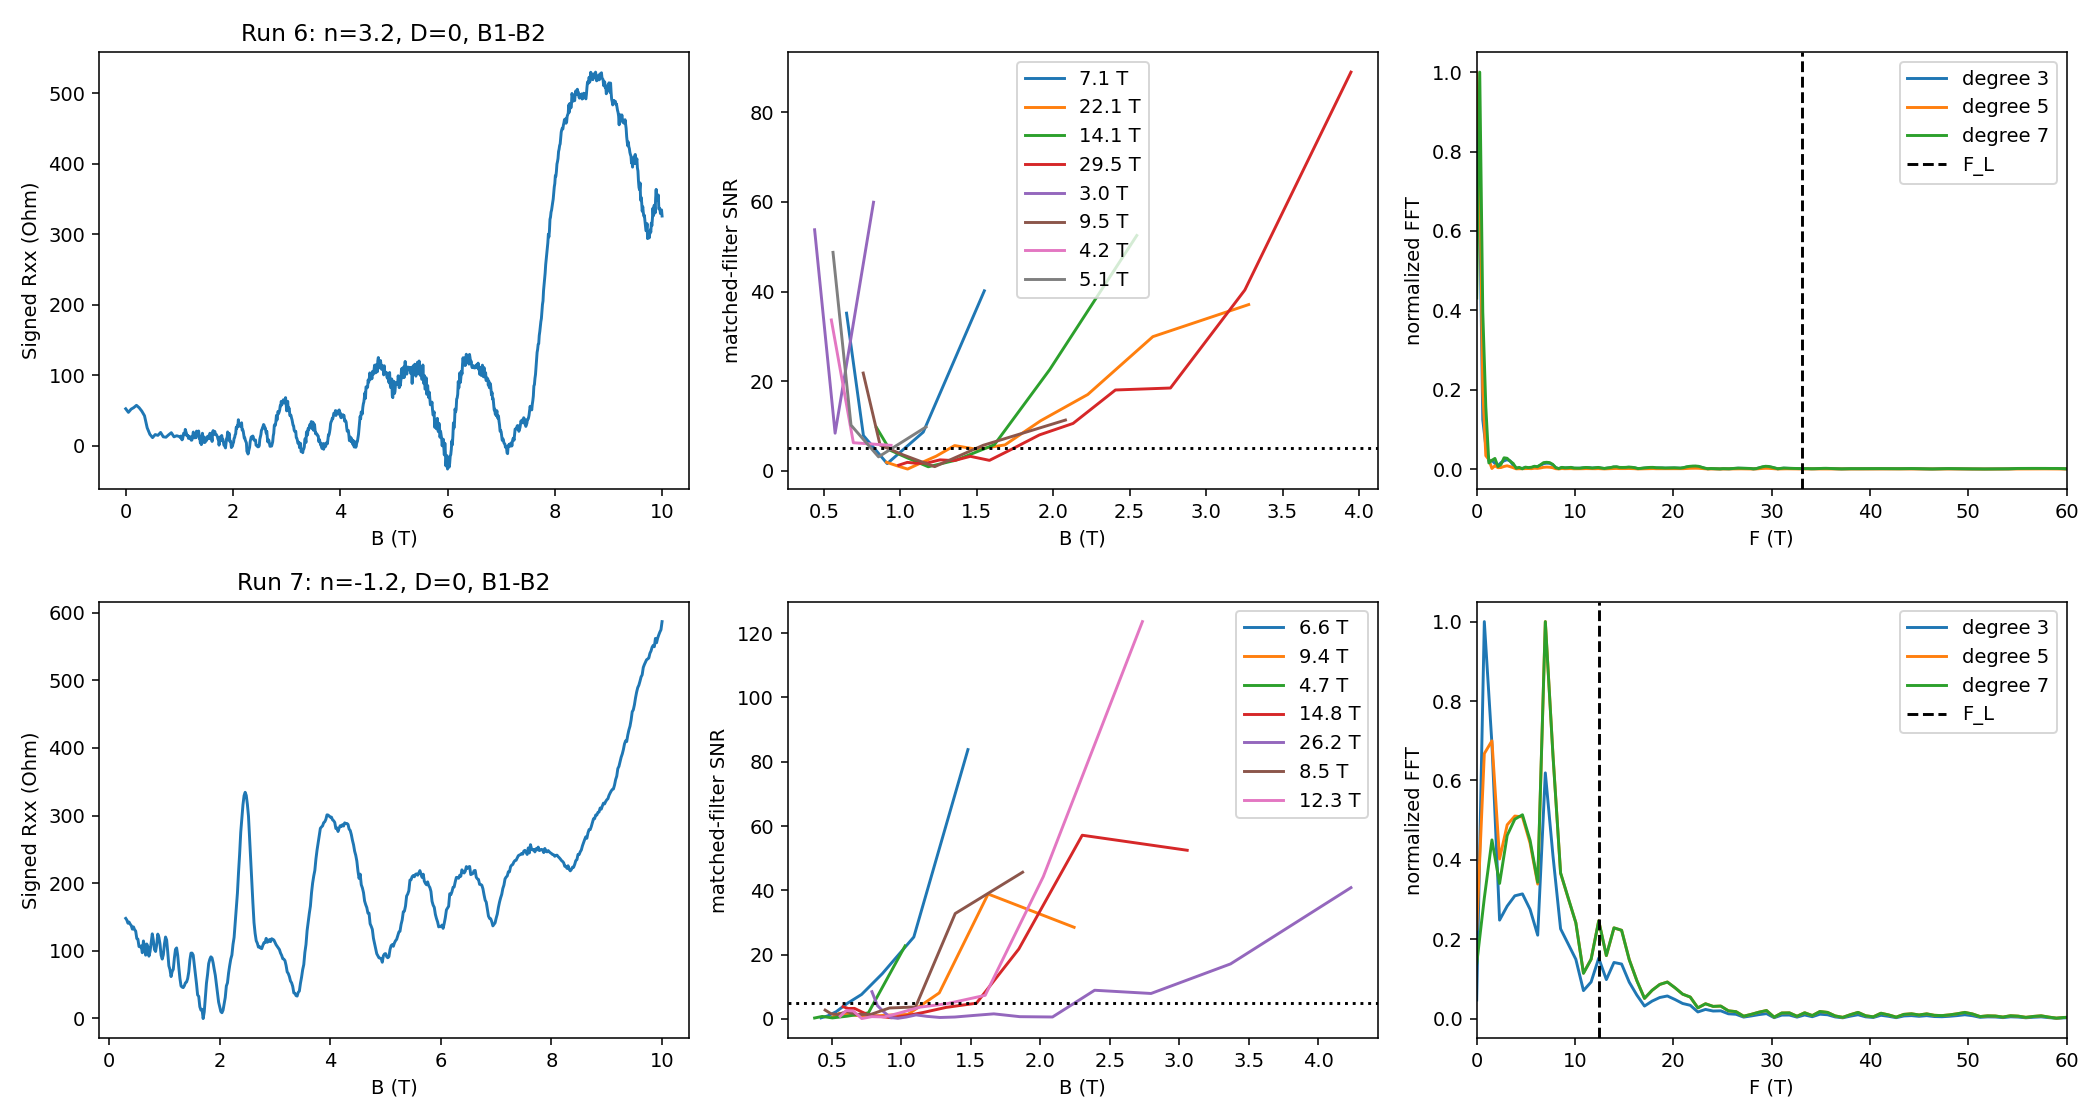

Source code (Python):
import numpy as np
import matplotlib.pyplot as plt
from hera.analysis import open_run, resolve_channels, sdh_onset, sdh_fft, SdhOnsetError
from scipy.signal import find_peaks
import json
fig, ax = plt.subplots(2, 3, figsize=(15,8))
results={}
for j,(fid,n) in enumerate([(6,3.2),(7,-1.2)]):
 r=open_run(f'data/{fid}'); ch={c.cid:c for c in resolve_channels(r.meta)}
 B=r.col('magnet_field'); I=r.col('sr0_X')/ch['sr0'].gain; R=r.col('sr1_X')/ch['sr1'].gain/I
 ax[j,0].plot(B,R); ax[j,0].set(xlabel='B (T)',ylabel='Signed Rxx (Ohm)',title=f'Run {fid}: n={n}, D=0, B1-B2')
 print('RUN',fid,'interrupted',r.interrupted,'points',len(B),'R',R.min(),R.max(),'I nA',I.min()*1e9,I.max()*1e9,'T',np.min(r.col('T_sample')),np.max(r.col('T_sample')))
 print('timing',np.quantile(np.diff(r.col('time')),[.1,.5,.9]),'duration',np.ptp(r.col('time')))
 try:
  on=sdh_onset(R,B,r_full_scale=5000)
  print(on.summary()); results[str(fid)]={'onset':on.onset_b,'tones':[{'freq':t.freq,'onset':t.onset_b,'censored':t.censored,'marginal':t.marginal} for t in on.tones]}
  for t in on.tones: ax[j,1].plot(t.b_centers,t.snr,label=f'{t.freq:.1f} T')
  ax[j,1].axhline(5,color='k',ls=':'); ax[j,1].legend(); ax[j,1].set(xlabel='B (T)',ylabel='matched-filter SNR')
  for deg in [3,5,7]:
   f,sp=sdh_fft(R[:,None],B,b_range=(on.onset_b,10),bg_degree=deg,log=False,nfft=4096)
   peaks,_=find_peaks(sp[0]); peaks=sorted(peaks,key=lambda k:sp[0,k],reverse=True)[:6]
   print('FFT',deg,[(round(f[k],2),round(sp[0,k],1)) for k in peaks])
   ax[j,2].plot(f,sp[0]/max(sp[0]),label=f'degree {deg}')
  ax[j,2].axvline(10.339*n if n>0 else -10.339*n,color='k',ls='--',label='F_L'); ax[j,2].set(xlim=(0,60),xlabel='F (T)',ylabel='normalized FFT'); ax[j,2].legend()
 except SdhOnsetError as e: print('ONSET FAILED',e)
fig.tight_layout(); fig.savefig('hera_scratch/spot_read.png',dpi=140)
with open('hera_scratch/spot_read.json','w') as f: json.dump(results,f,indent=2)
plt.show()
